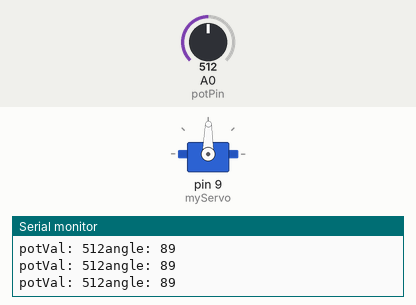
This sketch was run on a simulated Arduino Uno, built with avr-gcc and run on an emulated ATmega328P. On the bench: servo, the last lines printed to the serial monitor. Inputs (shaded band) come from the test bench; at power-on: A0 (potPin) = 512.

Above: at 1.2 s.
1.3 s: A0 (potPin) set to 564
At 1.9 s:
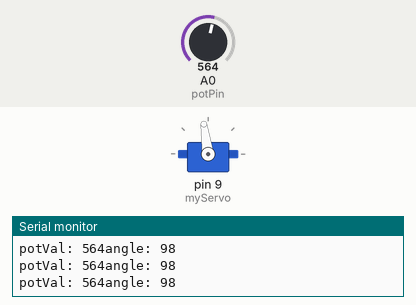
2.8 s: A0 (potPin) set to 584
At 3.8 s:
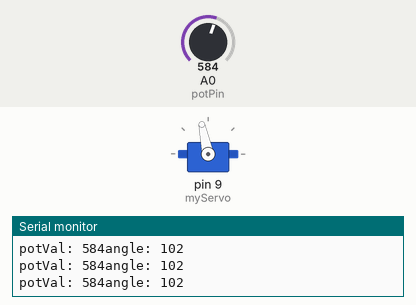
4.3 s: A0 (potPin) set to 306
At 5.1 s:
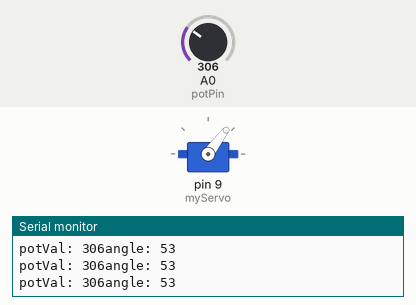
5.8 s: A0 (potPin) set to 106
At 7.0 s:
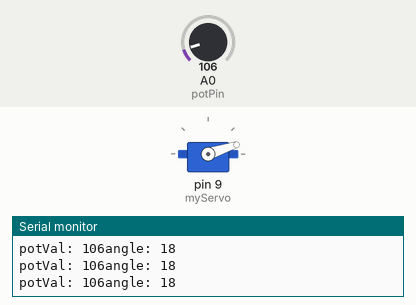
7.3 s: A0 (potPin) set to 94
At 8.5 s:
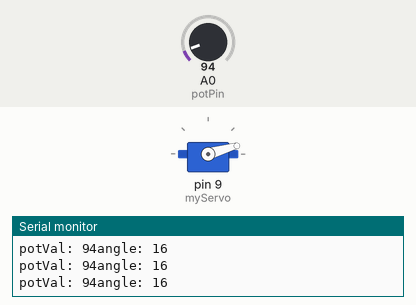
10.3 s: A0 (potPin) set to 122
At 11.7 s:
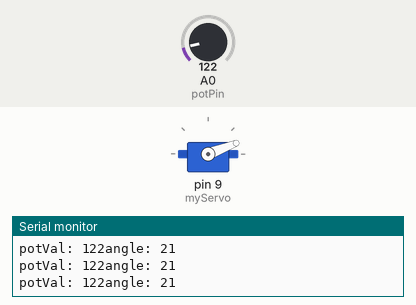
Timing chart, 0 to 12.8 s (numbered marks = the images above; inputs shaded):
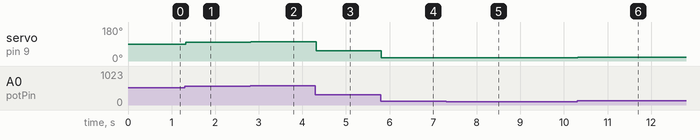

Measured:
- after the input at 1.3 s, servo on pin 9 (myServo): 89° → 98° at once
- after the input at 2.8 s, servo on pin 9 (myServo): 98° → 102° at once
- after the input at 4.3 s, servo on pin 9 (myServo): 102° → 53° at once
- after the input at 5.8 s, servo on pin 9 (myServo): 53° → 18° at once
- after the input at 7.3 s, servo on pin 9 (myServo): 18° → 16° at once
- after the input at 10.3 s, servo on pin 9 (myServo): 16° → 21° at once

The sketch:

servomotor.ino
```cpp
#include <Servo.h>

Servo myServo;

int const potPin = A0;   //analog pin A
int potVal;       //stores value of pot
int angle = 0;        //stores position of servo

void setup() {
  myServo.attach(9);  //tells board which pin the servo is on
  Serial.begin(9600);
}

// the loop routine runs over and over again forever:
void loop() {
  potVal = analogRead(potPin);
  Serial.print("potVal: ");
  Serial.print(potVal);

  angle = map(potVal, 0, 1023, 0, 179); //angle is the pot value re-scaled to 0-179 degrees
  Serial.print("angle: ");
  Serial.println(angle);
  myServo.write(angle);
  delay(15);
}
```
